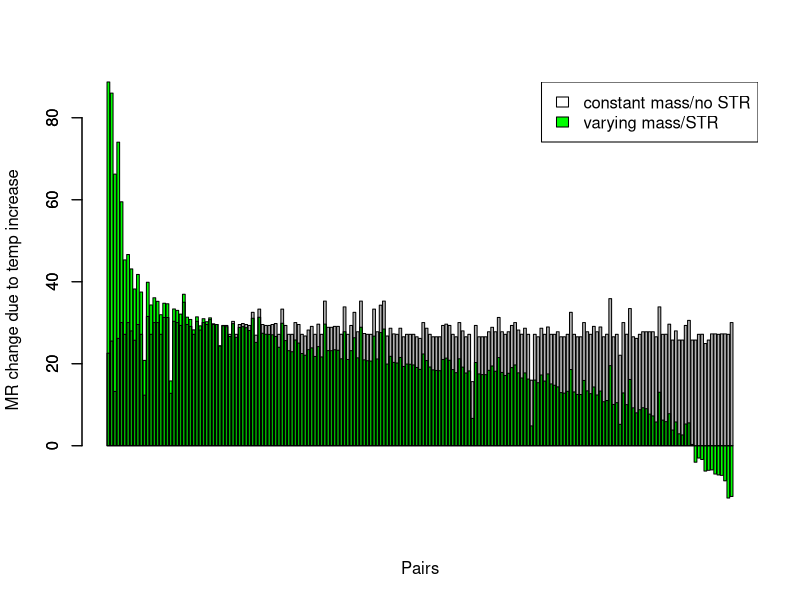
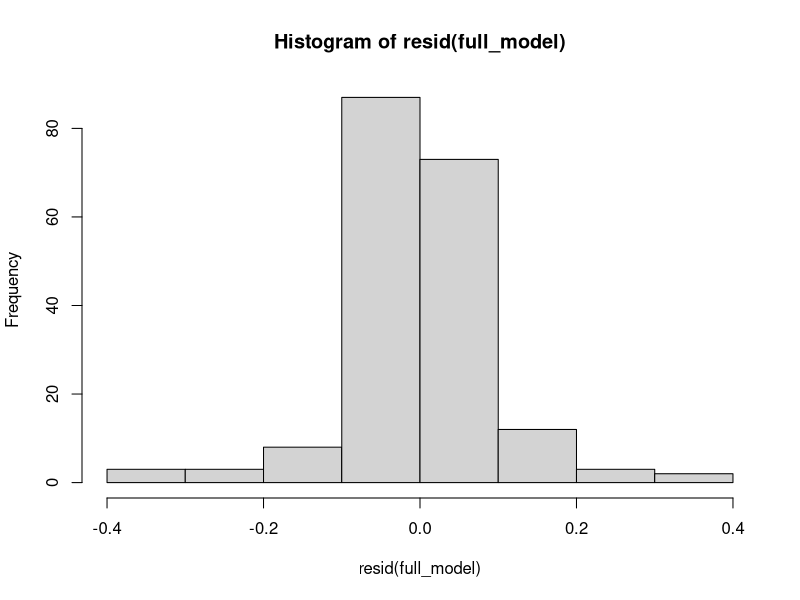
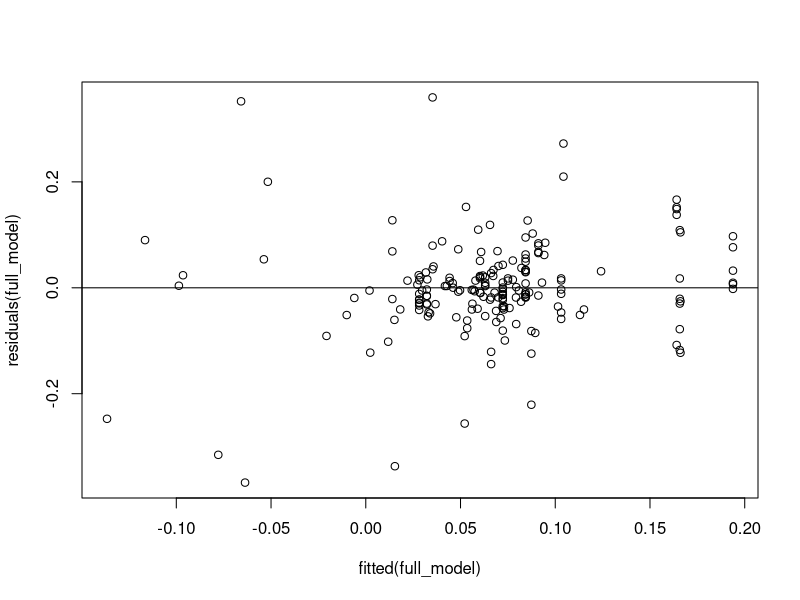
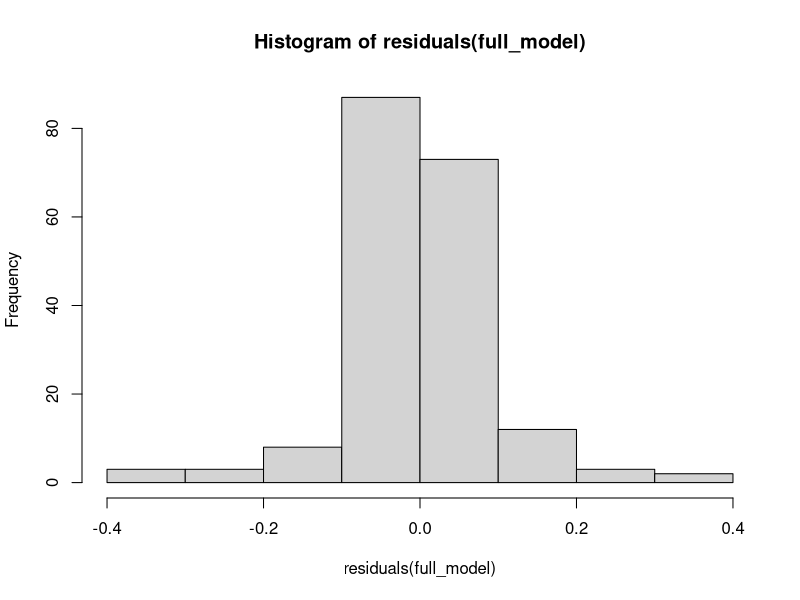
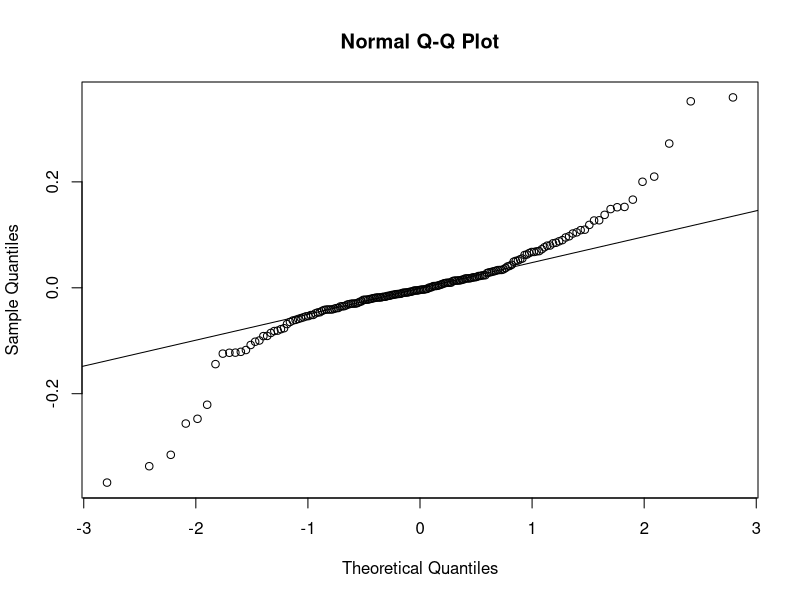
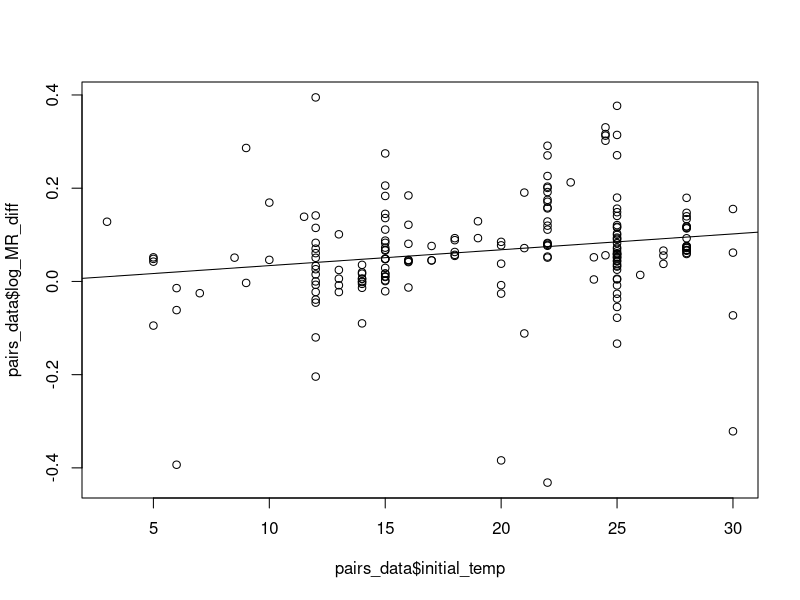
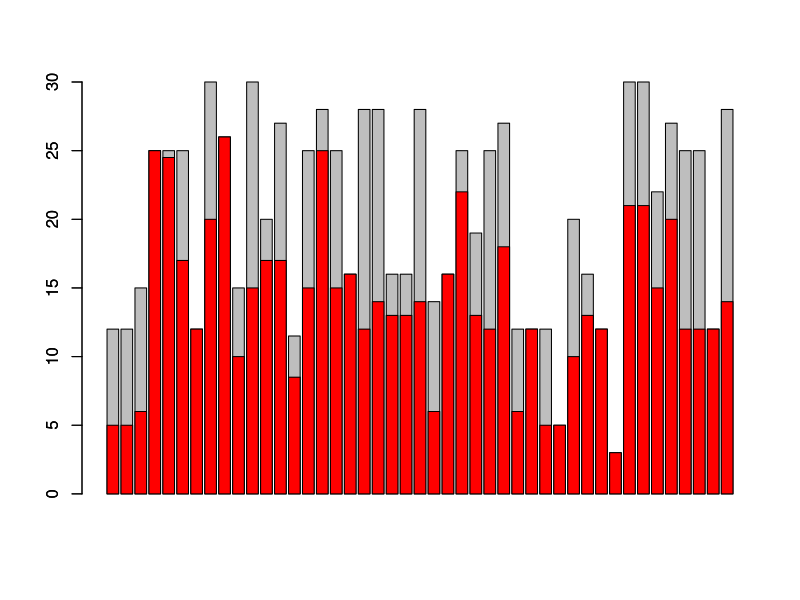
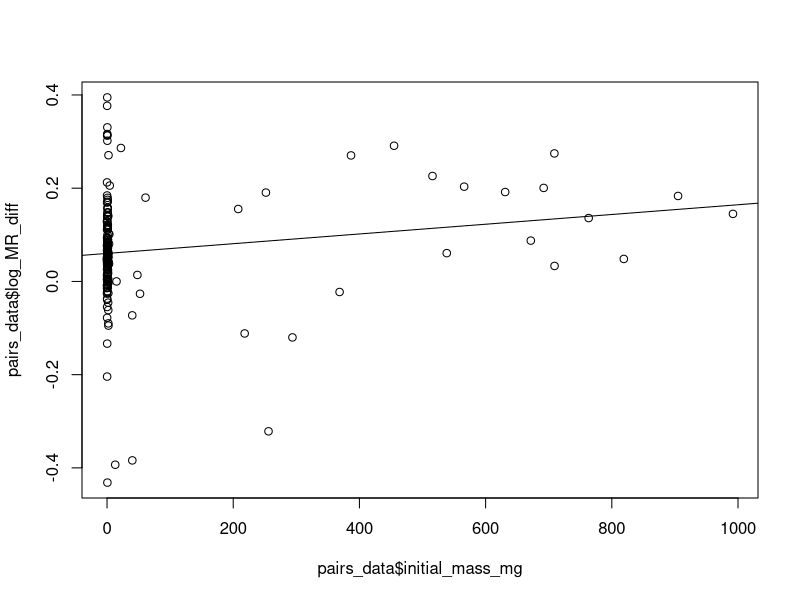

Recreate these plots in R, in order.
# Read in clean data
pairs_data = read.csv("clean_data_MTEecto.csv", stringsAsFactors = FALSE)
pairs_data$Forster_data = c("Y", "Y", "Y", "Y", "Y", "Y", "Y", "Y", "Y", "Y", "Y", "Y", "Y", "Y", "Y", "Y", "Y", "Y", "Y", "Y", "Y", "Y", "N", "Y", "Y", "Y", "Y", "Y", "Y", "N", "N", "Y", "Y", "Y", "N", "N", "Y", "Y", "Y", "Y", "Y", "Y", "Y", "Y", "Y", "Y", "Y", "Y", "Y", "Y", "Y", "Y", "Y", "Y", "Y", "Y", "Y", "Y", "Y", "Y", "Y", "Y", "Y", "Y", "Y", "Y", "Y", "Y", "Y", "Y", "Y", "Y", "Y", "Y", "Y", "Y", "Y", "Y", "Y", "Y", "Y", "Y", "Y", "Y", "Y", "Y", "Y", "Y", "Y", "Y", "Y", "Y", "Y", "Y", "Y", "Y", "Y", "Y", "Y", "Y", "Y", "Y", "Y", "Y", "Y", "Y", "Y", "Y", "Y", "Y", "Y", "Y", "Y", "Y", "Y", "Y", "Y", "Y", "Y", "Y", "Y", "Y", "Y", "Y", "Y", "Y", "Y", "Y", "Y", "Y", "Y", "Y", "Y", "N", "N", "N", "N", "Y", "Y", "Y", "Y", "Y", "Y", "Y", "Y", "Y", "Y", "Y", "Y", "Y", "Y", "Y", "Y", "Y", "Y", "Y", "Y", "Y", "Y", "N", "N", "N", "N", "N", "N", "Y", "Y", "Y", "Y", "Y", "Y", "Y", "Y", "Y", "Y", "N", "N", "N", "N", "N", "N", "N", "N", "N", "N", "N", "N", "Y", "Y", "Y", "Y")

#----------------METABOLIC RATE VISUALIZATION & ANALYSIS FOR PAIRS-------------------

# Metabolic rate
pairs_data$PD_MR_CS = ((pairs_data$constantmass_metrate / pairs_data$initial_metrate) - 1) * 100
pairs_data$PD_MR_VS = ((pairs_data$final_metrate / pairs_data$initial_metrate) - 1) * 100
pairs_data$MR_diff = pairs_data$PD_MR_CS - pairs_data$PD_MR_VS
pairs_data = pairs_data[order(pairs_data$MR_diff),]
barplot(pairs_data$PD_MR_VS, col = "green", xlab = "Pairs", ylab = "MR change due to temp increase")
barplot(pairs_data$PD_MR_CS, col = rgb(0, 0, 0, alpha = 0.3), add = TRUE)
legend("topright", c("constant mass/no STR", "varying mass/STR"), fill = c("white", "green"))

# Linear mixed model for difference in metabolic rates
pairs_data$log_MR_diff = log(pairs_data$constantmass_metrate) - log(pairs_data$final_metrate)
library(lme4)
initial_model = lmer(log_MR_diff ~ initial_temp + (1|species) + (1|Class) + (1|studyID) + (1|study), data = pairs_data)
summary(initial_model)
#removed random effects study and studyID because they explained no variability
full_model = lmer(log_MR_diff ~ initial_temp + (1|species) + (1|Class), data = pairs_data)
summary(full_model)
coef(full_model)
hist(resid(full_model))
plot(fitted(full_model), residuals(full_model)) #linearity good, heteroscedasticity
abline(h = 0)
hist(residuals(full_model))
qqnorm(residuals(full_model))
qqline(residuals(full_model)) #normality of residuals not good, but that's okay? 

# Full model but w/ size as fixed effect
# initial_mass vs. initial_mass_mg ?
full_model_size = lmer(log_MR_diff ~ initial_temp + initial_mass_mg + (1|species) + (1|Class), data = pairs_data)
summary(full_model_size)

# Likelihood ratio test for temp w/ linear regression plot & by species variation
null_temp = lmer(log_MR_diff ~ (1|species) + (1|Class), data = pairs_data, REML = FALSE)
model_temp = lmer(log_MR_diff ~ initial_temp + (1|species) + (1|Class), data = pairs_data, REML = FALSE)
anova(null_temp, model_temp)
par(mfrow = c(1, 1))
lr = lm(pairs_data$log_MR_diff ~ pairs_data$initial_temp)
plot(pairs_data$initial_temp, pairs_data$log_MR_diff)
abline(lr)

pairs_data = pairs_data[order(pairs_data$species),]
library(dplyr)
by_species = group_by(pairs_data, species)
temperatures = summarise(by_species, 
                         pairs_count = n(),
                         minimum = min(initial_temp), 
                         maximum = max(initial_temp), 
                         average = mean(initial_temp), 
                         standard_dev = sd(initial_temp))
barplot(temperatures$maximum)
barplot(temperatures$minimum, col = "red", add = TRUE)

# Likelihood ratio test for size w/ lin reg plot & by species variation
null_size = lmer(log_MR_diff ~ initial_temp + (1|species) + (1|Class), data = pairs_data, REML = FALSE)
model_size = lmer(log_MR_diff ~ initial_temp + initial_mass_mg + (1|species) + (1|Class), data = pairs_data, REML = FALSE)
anova(null_size, model_size)
lr_size = lm(pairs_data$log_MR_diff ~ pairs_data$initial_mass_mg)
plot(pairs_data$initial_mass_mg, pairs_data$log_MR_diff)
abline(lr_size)

sizes = summarise(by_species, 
                  minimum = min(initial_mass), 
                  maximum = max(initial_mass), 
                  average = mean(initial_mass), 
                  standard_dev = sd(initial_mass))
barplot(log(sizes$maximum))
barplot(log(sizes$minimum), col = "red", add = TRUE)

# Likelihood ratio test for species
null_sp = lmer(log_MR_diff ~ initial_temp + (1|Class), data = pairs_data, REML = FALSE)
model_sp = lmer(log_MR_diff ~ initial_temp + (1|species) + (1|Class), data = pairs_data, REML = FALSE)
anova(null_sp, model_sp)

# Likelihood ratio test for class
null_class = lmer(log_MR_diff ~ initial_temp + (1|species), data = pairs_data, REML = FALSE)
model_class = lmer(log_MR_diff ~ initial_temp + (1|species) + (1|Class), data = pairs_data, REML = FALSE)
anova(null_class, model_class)

#---------------METABOLIC RATE VISUALIZATION & ANALYSIS FOR SPECIES----------

### Metabolic rate percent differences

#MR PDs for all pairs grouped by species
sp_names = data.frame(table(pairs_data$species))
sp_names = sp_names[order(sp_names$Freq, decreasing = TRUE),]

par(mfrow = c(3, 5))
for(name in sp_names$Var1){
  sp_df = pairs_data[pairs_data$species == name,]
  barplot(sp_df$PD_MR_VS, col = "green", main = name, ylim = c(15, 90))
  barplot(sp_df$PD_MR_CS, col = rgb(0, 0, 0, alpha = 0.3), add = TRUE)
  abline(h = 0)
}

# Average metabolic rates by species
by_species = group_by(pairs_data, species, Class)
species_data = summarise(by_species, 
                         pairs_count = n(), 
                         initial_metrate = mean(initial_metrate), 
                         final_metrate = mean(final_metrate), 
                         constantmass_metrate = mean(constantmass_metrate))

# Calculations and percent difference plots
species_data$log_MR_diff = log(species_data$constantmass_metrate) - log(species_data$final_metrate)
species_data$PD_MR_CS = (species_data$constantmass_metrate - species_data$initial_metrate) / abs(species_data$initial_metrate) * 100
species_data$PD_MR_VS = (species_data$final_metrate - species_data$initial_metrate) / abs(species_data$initial_metrate) * 100

library(tidyr)
library(ggplot2)
species_data_plot = species_data[c("species", "Class", "PD_MR_CS", "PD_MR_VS")]
species_data_plot = gather(species_data_plot, key, value, -species, -Class)
species_data_plot$class_abbr = as.numeric(factor(species_data_plot$Class))

asterisks = species_data %>%
  group_by(species) %>%
  select(species, PD_MR_CS, PD_MR_VS) %>%
  mutate(value_real = ifelse(PD_MR_CS > PD_MR_VS, PD_MR_CS, PD_MR_VS), 
         color = ifelse(PD_MR_CS > PD_MR_VS, "PD_MR_CS", "PD_MR_VS"))
asterisks = merge(x = asterisks, y = species_data_plot[,c("class_abbr", "species")], by = "species", all.x = TRUE)
asterisks$value = rep(-3, nrow(asterisks))

ggplot(species_data_plot, aes(x = species, y = value)) +
  geom_bar(aes(fill = key), position = "dodge", stat = "identity") +
  theme_bw() +
  facet_grid(~class_abbr, scales = "free_x", space = "free_x") +
  scale_fill_manual(values = c(rgb(0, 0, 0), rgb(0, 1, 0)), 
                    labels = c("Constant-mass metabolic rate", "Varying-mass metabolic rate")) +
  scale_y_continuous(name = "Non-STR & STR metabolic rate changes (%)") + scale_x_discrete(name = "Species") +
  geom_text(aes(colour = factor(color)), data = asterisks, label = "*", size = 10) +
  scale_colour_manual(values = c(rgb(0, 0, 0), rgb(0, 1, 0))) +
  theme(legend.position = "none") +
  coord_cartesian(ylim = c(0, 65)) +
  theme(strip.text = element_text(size = 20),
        axis.text.x = element_text(angle = 90, hjust = 1, vjust = 0.5), 
        panel.grid.major = element_blank(), 
        panel.grid.minor = element_blank(), 
        axis.text = element_text(size = 13), 
        axis.title = element_text(size = 16))

class_abbreviation = unique(species_data_plot[,c("Class", "class_abbr")])
class_abbreviation = class_abbreviation[order(class_abbreviation$class_abbr),]

# T-test for comparing means of varying size and constant size metabolic rates
par(mfrow = c(1, 1))
hist(species_data$log_MR_diff) #normality of difference between pairs
t.test(log(species_data$constantmass_metrate), log(species_data$final_metrate), paired = TRUE)

#------------------MASS ANALYSIS & VISUALIZATION---------------

### Mass percentage for 1:1 plot
mass_averages = pairs_data %>%
  group_by(species) %>%
  summarise_each(funs(mean), initial_mass, final_mass, constantmetrate_mass)

species_data = merge(x = species_data, y = mass_averages, by = "species", all.x = TRUE)
species_data$needed_mass_percent = species_data$constantmetrate_mass / species_data$initial_mass * 100
species_data$actual_mass_percent = species_data$final_mass / species_data$initial_mass * 100

# Plot
plot(50, 50, xlim = c(60, 137), ylim = c(60, 137), xlab = "", ylab = "")
mtext("Compensation mass change", side = 1, line = 2.5, font = 2, cex = 1.5)
mtext("(needed mass/initial mass) * 100", side = 1, line = 3.5, cex = 0.75)
mtext("Observed mass change", side = 2, line = 2.8, font = 2, cex = 1.5)
mtext("(actual mass/initial mass) * 100", side = 2, line = 2, cex = 0.75)
polygon(c(50, 50, 100), c(50, 100, 100), col = rgb(0, 1, 0, alpha = 0.3), border = NA)
polygon(c(50, 100, 100, 50), c(100, 100, 140, 140), col = rgb(0, 1, 0), border = NA)
points(species_data$needed_mass_percent, species_data$actual_mass_percent, pch = 20)
lines(x = c(0, 500), c(0, 500))
abline(h = 100, v = 100, lty = 3)
text(113.9082, 128, "mass change for temp-\n erature to have no effect\n on metabolic rate", cex = 0.9, xpd = TRUE)
arrows(x0 = 113.9818, y0 = 122.8864, x1 = 113.7489, y1 = 115.0543, length = 0.08)
text(130.9794, 91, "mass does\n not change")
arrows(x0 = 130.6321, y0 = 94.34712, x1 = 130.6321, y1 = 99.01680, length = 0.08)
text(112, 64.21285, "mass does not\n need to change")
arrows(x0 = 105.2136, y0 = 64.41466, x1 = 101.9626, y1 = 64.41466, length = 0.08)

# T test for comparing means of actual and needed mass
t.test(log(species_data$final_mass), log(species_data$constantmetrate_mass), paired = TRUE)

